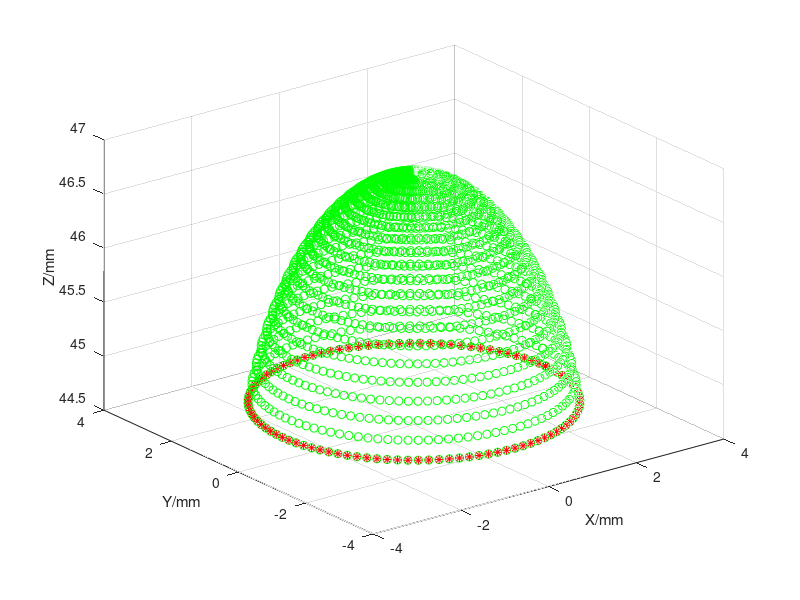
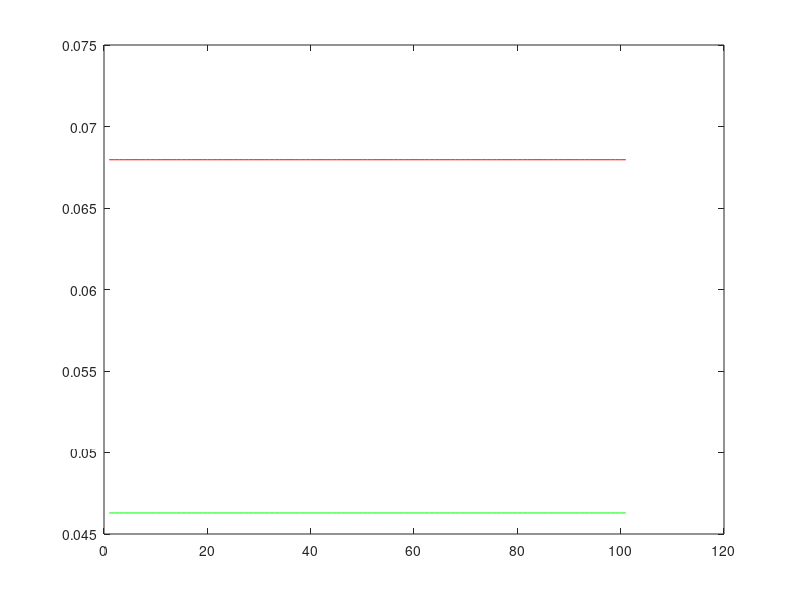

Source code (MATLAB) for these figures, in order:
%% generate circular patterns within 3D workspace for demo2: cicular tissue cutting
clear all
clc
robot.h0=0.8;
robot.D=7.5;
robot.d=5.5;
robot.R=25;
robot.N=21;
%theta=linspace(-pi/12,pi/12,100);
len=3.2;
len2=10;
N=21;
i=1;
% for zb=0:1:90
%     for theta=-pi/36:pi/1000:pi/36
%         for phi=-pi:pi/1000:0
%             x(i)=len*(sin((N+1)/2*theta)*sin(N*theta/2)/sin(theta/2)+len2*sin((N+1)*theta))*cos(phi);
%             y(i)=len*(sin((N+1)/2*theta)*sin(N*theta/2)/sin(theta/2)+len2*sin((N+1)*theta))*sin(phi);
%             z(i)=zb+len*cos((N+1)/2*theta)*sin(N*theta/2)/sin(theta/2)+len2*cos((N+1)*theta);
%             i=i+1;
%            
%         end
%     end
% end
% 
% for j=1:20
%     lx(j)=0;
%     ly(j)=(j-1)*len;
%     lz(j)=0;
% end
% lx(21)=0;
% ly(21)=ly(20)+len2;
% lz(21)=0;
% figure
% plot3(x,z,y,'r*')
% hold on
% plot3(lx,ly,lz,'ko','MarkerSize',14)
% xlabel ('X/mm')
% ylabel('Z/mm')
% zlabel('Y/mm')
% axis equal
% 
% figure
% plot(x,z,'r*')
% xlabel ('X/mm')
% ylabel('Z/mm')
% axis equal
% 
% figure
% plot(x,y,'r*')
% xlabel ('X/mm')
% ylabel('Y/mm')
% axis equal


%% generate a circle that is on z-y plane, x=-20, r=40mm
% zb=linspace(50,140,100); % in mm
% phi=linspace(-pi,0,100);
% 
% x=len.*(sin((N+1)/2.*theta).*sin(N.*theta/2)./sin(theta/2)+len2.*sin((N+1).*theta)).*cos(phi);
% y=len.*(sin((N+1)/2.*theta).*sin(N.*theta/2)./sin(theta/2)+len2.*sin((N+1).*theta)).*sin(phi);
% z=len.*cos((N+1)/2.*theta).*sin(N.*theta/2)./sin(theta/2)+len2.*cos((N+1).*theta);
% plot3(x,y,z,'r*')
% axis equal

delta_t=0.01;
t=[0:delta_t:1];
% desired trajectory
Yr=40*sin(2*pi*t);
Zr=ones(length(t),1)*(100);
Xr=40*cos(2*pi*t);

% if theta=3deg phi=pi/2
% x=len*(sin((N+1)/2*theta)*sin(N*theta/2)/sin(theta/2))*cos(phi);
% y=len*(sin((N+1)/2*theta)*sin(N*theta/2)/sin(theta/2))*sin(phi);
% z=len*cos((N+1)/2*theta)*sin(N*theta/2)/sin(theta/2);
options = optimset('Display','none','TolFun',1e-8,'MaxFunEvals',500);

for n=1:length(t)
    xy=sqrt(Xr(n)^2+Yr(n)^2);
    eq_x=@(ang)xy-(len*sin(N*ang/2)/sin(ang/2)*sin((N+1)*ang/2)+len2*sin((N+1)*ang));
    thetal(n)=fsolve(eq_x,[1e-3],options);
    
    R=len*sin(N*thetal(n)/2)/sin(thetal(n)/2);

    zbl(n)=Zr(n)-R*cos((N+1)*thetal(n)/2);

    %phi=atan2(y,x);
    theta(n)=asin(sqrt(Xr(n)^2+Yr(n)^2)/(len*N))/(N+1)*2;
    phi(n)=atan2(Yr(n),Xr(n));
    zb(n)=Zr(n)-len*cos((N+1)/2*theta(n))*sin(N*theta(n)/2)/sin(theta(n)/2);
    for i=1:N  % 3D position of each node
        Xn(i)=len*sin(i*theta(n))*cos(phi(n));
        Yn(i)=len*sin(i*theta(n))*sin(phi(n));
        Zn(i)=zbl(n)+len*cos(i*theta(n));
        
    end
    
    plot3(Xn,Yn,Zn,'go')
    hold  on
    plot3(Xn(N),Yn(N),Zn(N),'r*')
    grid on
    drawnow
    pause(0.1)
    xlabel('X/mm')
    ylabel('Y/mm')
    zlabel('Z/mm')

end
dif=-theta-thetal
figure
plot(theta+0.01,'r')
hold on
plot(thetal,'g')


